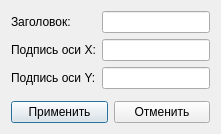
<?xml version="1.0" encoding="UTF-8"?>
<ui version="4.0">
 <class>ChartDialog</class>
 <widget class="QDialog" name="ChartDialog">
  <property name="windowTitle">
   <string>Свойства графика</string>
  </property>
  <layout class="QFormLayout" name="formLayout">
   <property name="fieldGrowthPolicy">
    <enum>QFormLayout::AllNonFixedFieldsGrow</enum>
   </property>
   <item row="0" column="0">
    <widget class="QLabel" name="titleLabel">
     <property name="text">
      <string>Заголовок:</string>
     </property>
    </widget>
   </item>
   <item row="0" column="1">
    <widget class="QLineEdit" name="titleEdit"/>
   </item>
   <item row="1" column="0">
    <widget class="QLabel" name="xAxisLabel">
     <property name="text">
      <string>Подпись оси X:</string>
     </property>
    </widget>
   </item>
   <item row="1" column="1">
    <widget class="QLineEdit" name="xAxisLabelEdit"/>
   </item>
   <item row="2" column="0">
    <widget class="QLabel" name="yAxisLabel">
     <property name="text">
      <string>Подпись оси Y:</string>
     </property>
    </widget>
   </item>
   <item row="2" column="1">
    <widget class="QLineEdit" name="yAxisLabelEdit"/>
   </item>
   <item row="3" column="0" colspan="2">
    <widget class="QWidget" name="seriesHost" native="true"/>
   </item>
   <item row="4" column="0" colspan="2">
    <layout class="QHBoxLayout" name="buttonLayout">
     <item>
      <widget class="QPushButton" name="applyButton">
       <property name="text">
        <string>Применить</string>
       </property>
      </widget>
     </item>
     <item>
      <widget class="QPushButton" name="cancelButton">
       <property name="text">
        <string>Отменить</string>
       </property>
      </widget>
     </item>
    </layout>
   </item>
  </layout>
 </widget>
 <resources/>
 <connections/>
</ui>
